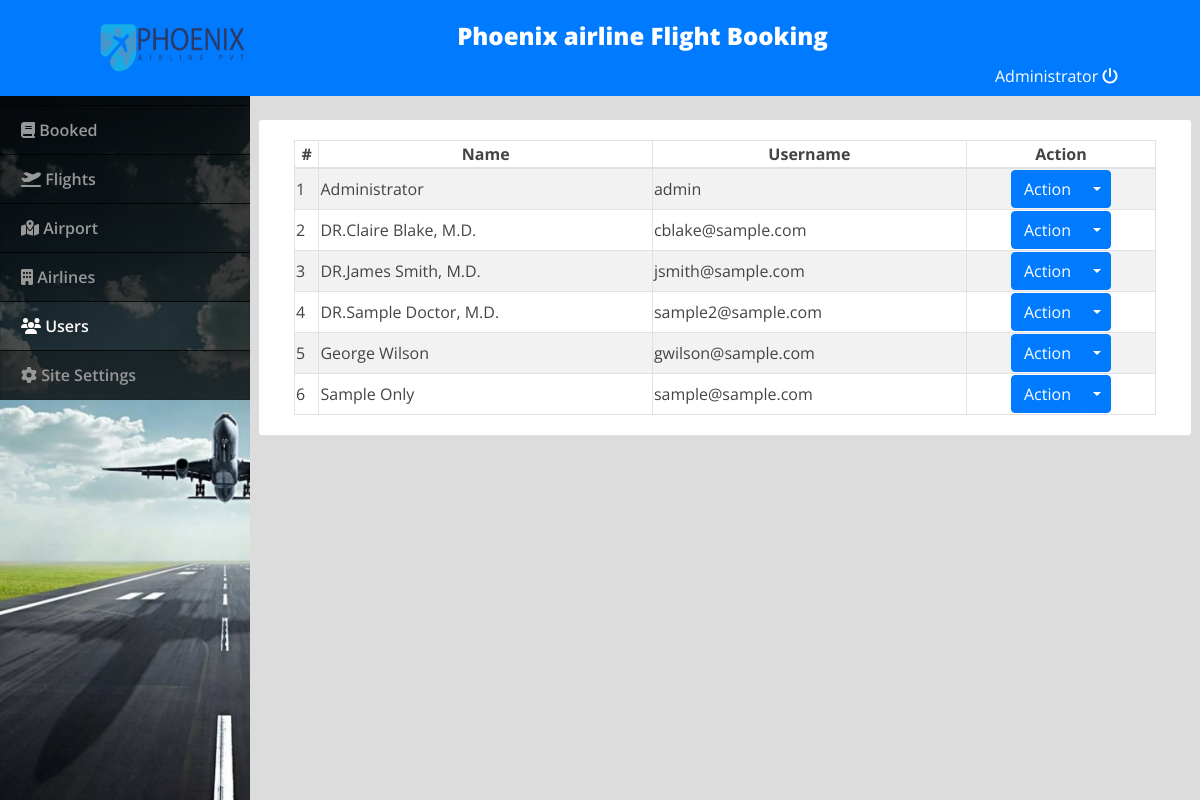
The app's page /admin/index.php?page=users (signed in), older data.
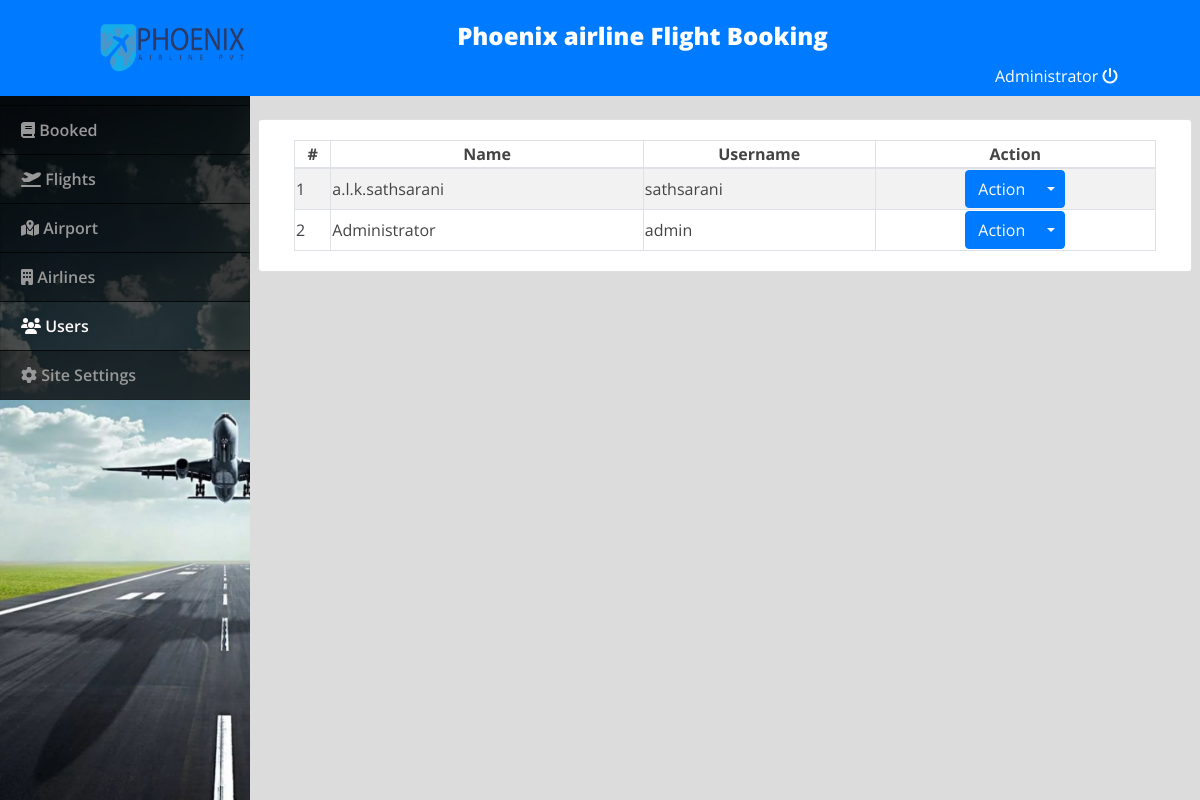
The same page, newer data.
### tables this page shows
CREATE TABLE `users` (
  `id` int(30) NOT NULL,
  `user_id` int(30) NOT NULL,
  `name` varchar(200) NOT NULL,
  `address` text NOT NULL,
  `contact` text NOT NULL,
  `username` varchar(100) NOT NULL,
  `password` varchar(200) NOT NULL,
  `type` tinyint(1) NOT NULL DEFAULT 2 COMMENT '1=admin , 2=staff ,3=passenger'
);

### admin/users.php (the view, shortened to what this page needs)
<div class="container-fluid">
	<div class="row">
	<div class="col-lg-12">
			<button class="btn btn-primary float-right btn-sm" id="new_user"><i class="fa fa-plus"></i> New user</button>
	</div>
	</div>
	<br>
	<div class="row">
		<div class="card col-lg-12">
			<div class="card-body">
				<table class="table-striped table-bordered col-md-12">
			<thead>
				<tr>
					<th class="text-center">#</th>
					<th class="text-center">Name</th>
					<th class="text-center">Username</th>
					<th class="text-center">Action</th>
				</tr>
			</thead>
			<tbody>
				<?php
 					include 'db_connect.php';
 					$users = $conn->query("SELECT * FROM users order by name asc");
 					$i = 1;
 					while($row= $users->fetch_assoc()):
				 ?>
				 <tr>
				 	<td>
				 		<?php echo $i++ ?>
				 	</td>
				 	<td>
				 		<?php echo $row['name'] ?>
				 	</td>
				 	<td>
				 		<?php echo $row['username'] ?>
				 	</td>
				 	<td>
				 		<center>
								<div class="btn-group">
								  <button type="button" class="btn btn-primary">Action</button>
								  <button type="button" class="btn btn-primary dropdown-toggle dropdown-toggle-split" data-toggle="dropdown" aria-haspopup="true" aria-expanded="false">
								  </button>
								</div>
								</center>
				 	</td>
				 </tr>
				<?php endwhile; ?>
			</tbody>
		</table>
			</div>
		</div>
	</div>
</div>

Row changes from the older to the newer data that the page shows:
removed users: name "DR.Claire Blake, M.D.", username "cblake@sample.com"
removed users: name "DR.James Smith, M.D.", username "jsmith@sample.com"
removed users: name "DR.Sample Doctor, M.D.", username "sample2@sample.com"
removed users: name "George Wilson", username "gwilson@sample.com"
removed users: name "Sample Only", username "sample@sample.com"
added users: name "a.l.k.sathsarani", username "sathsarani"
